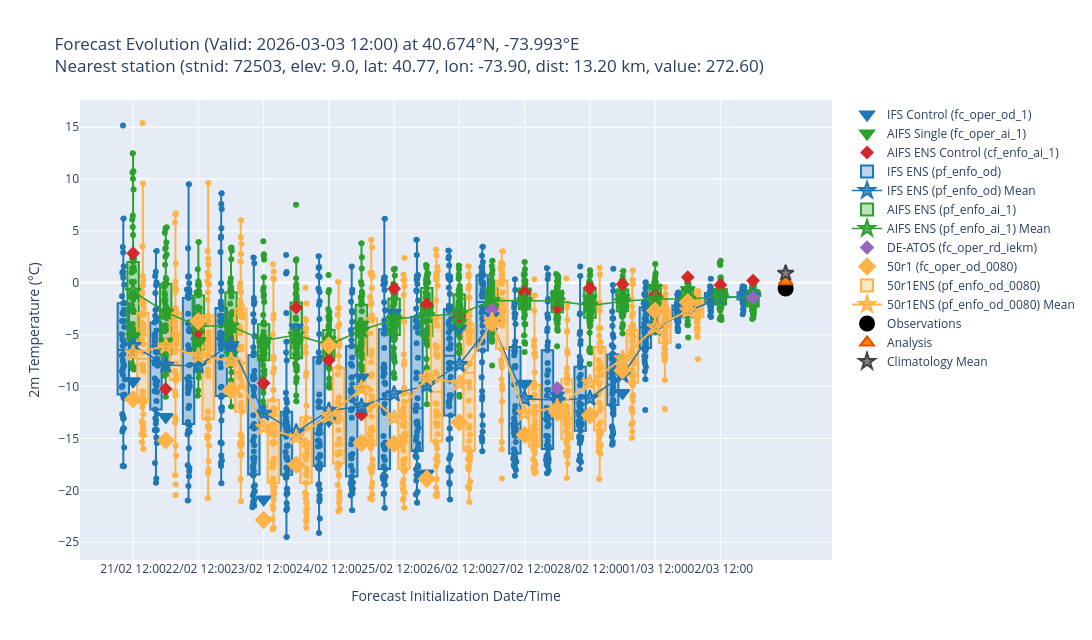

Notebook source saved alongside this figure:
### Markdown cell above
## Step 4 — Interactive Plot (Plotly)

Generate the forecast evolution box-plot with hover info (bias, lead time, member index).
The plot is also exported as a standalone HTML file.

### Code cell
area_str = get_area_string(widgets_dict['config']['area_sub'])
date_str = widgets_dict['config']['valid_date'].strftime("%Y%m%d")
_, _, plot_dir = setup_data_directories(base_path, widgets_dict['config']['param'], area_str, date_str)
plot_data['data_df'].to_csv(f'{plot_dir}/plot_data.csv', index=False)

# Create the interactive plot
plot_forecast_evolution(plot_data, widgets_dict, plot_dir, export_html=True)

### Figure 1 — Plotly figure (JSON) as saved in the notebook; plotly's stock layout.template omitted (floating-point values rounded to 4 significant figures; data arrays with more than 128 entries replaced by an {"elided": "..."} marker saying what was removed)
{"data": [{"customdata": [[240, "21/02 12:00", -8.938], [228, "22/02 00:00", -12.37], [216, "22/02 12:00", -5.05], [204, "23/02 00:00", -5.706], [192, "23/02 12:00", -20.32], [180, "24/02 00:00", -3.753], [168, "24/02 12:00", -12.73], [156, "25/02 00:00", -8.569], [144, "25/02 12:00", -2.328], [132, "26/02 00:00", -17.83], [120, "26/02 12:00", -3.845], [108, "27/02 00:00", -2.645], [96, "27/02 12:00", -9.173], [84, "28/02 00:00", -10.3], [72, "28/02 12:00", -12.31], [60, "01/03 00:00", -10.06], [48, "01/03 12:00", -2.441], [36, "02/03 00:00", -1.691], [24, "02/03 12:00", -0.5846], [12, "03/03 00:00", -0.5451]], "hovertemplate": "Initialisation Date: %{customdata[1]}<br>Lead Time: %{customdata[0]}h<br>Value: %{y:.2f}°C<br>Bias: %{customdata[2]:.2f}°C<extra>Model: IFS Control (fc_oper_od_1)</extra>", "marker": {"color": "#1f77b4", "line": {"color": "#1f77b4", "width": 2}, "size": 12, "symbol": "triangle-down"}, "mode": "markers", "name": "IFS Control (fc_oper_od_1)", "type": "scatter", "x": [0, 1, 2, 3, 4, 5, 6, 7, 8, 9, 10, 11, 12, 13, 14, 15, 16, 17, 18, 19], "y": [-9.488, -12.92, -5.6, -6.256, -20.87, -4.303, -13.28, -9.119, -2.878, -18.38, -4.395, -3.195, -9.723, -10.85, -12.86, -10.61, -2.991, -2.241, -1.135, -1.095]}, {"customdata": [[240, "21/02 12:00", -4.604], [228, "22/02 00:00", -5.129], [216, "22/02 12:00", -5.152], [204, "23/02 00:00", -6.395], [192, "23/02 12:00", -5.407], [180, "24/02 00:00", -5.211], [168, "24/02 12:00", -4.942], [156, "25/02 00:00", -3.483], [144, "25/02 12:00", -2.958], [132, "26/02 00:00", -1.95], [120, "26/02 12:00", -3.28], [108, "27/02 00:00", -1.834], [96, "27/02 12:00", -0.3885], [84, "28/02 00:00", -0.6964], [72, "28/02 12:00", -0.9478], [60, "01/03 00:00", -0.8938], [48, "01/03 12:00", 0.07068], [36, "02/03 00:00", -0.141], [24, "02/03 12:00", -0.3404], [12, "03/03 00:00", -0.5302]], "hovertemplate": "Initialisation Date: %{customdata[1]}<br>Lead Time: %{customdata[0]}h<br>Value: %{y:.2f}°C<br>Bias: %{customdata[2]:.2f}°C<extra>Model: AIFS Single (fc_oper_ai_1)</extra>", "marker": {"color": "#2ca02c", "line": {"color": "#2ca02c", "width": 2}, "size": 12, "symbol": "triangle-down"}, "mode": "markers", "name": "AIFS Single (fc_oper_ai_1)", "type": "scatter", "x": [0, 1, 2, 3, 4, 5, 6, 7, 8, 9, 10, 11, 12, 13, 14, 15, 16, 17, 18, 19], "y": [-5.154, -5.679, -5.702, -6.945, -5.957, -5.761, -5.492, -4.033, -3.508, -2.5, -3.83, -2.384, -0.9385, -1.246, -1.498, -1.444, -0.4793, -0.691, -0.8904, -1.08]}, {"customdata": [[240, "21/02 12:00", 3.404], [228, "22/02 00:00", -9.682], [216, "22/02 12:00", -4.169], [204, "23/02 00:00", -9.797], [192, "23/02 12:00", -9.112], [180, "24/02 00:00", -1.841], [168, "24/02 12:00", -6.887], [156, "25/02 00:00", -12.13], [144, "25/02 12:00", -0.01907], [132, "26/02 00:00", -1.525], [120, "26/02 12:00", -2.685], [108, "27/02 00:00", -1.932], [96, "27/02 12:00", -0.3704], [84, "28/02 00:00", -1.822], [72, "28/02 12:00", 0.05012], [60, "01/03 00:00", 0.4251], [48, "01/03 12:00", -0.6302], [36, "02/03 00:00", 1.098], [24, "02/03 12:00", 0.3431], [12, "03/03 00:00", 0.7652]], "hovertemplate": "Initialisation Date: %{customdata[1]}<br>Lead Time: %{customdata[0]}h<br>Value: %{y:.2f}°C<br>Bias: %{customdata[2]:.2f}°C<extra>Model: AIFS ENS Control (cf_enfo_ai_1)</extra>", "marker": {"color": "#d62728", "line": {"color": "#d62728", "width": 1.5}, "size": 9, "symbol": "diamond"}, "mode": "markers", "name": "AIFS ENS Control (cf_enfo_ai_1)", "type": "scatter", "x": [0, 1, 2, 3, 4, 5, 6, 7, 8, 9, 10, 11, 12, 13, 14, 15, 16, 17, 18, 19], "y": [2.854, -10.23, -4.719, -10.35, -9.662, -2.391, -7.437, -12.68, -0.5691, -2.075, -3.235, -2.482, -0.9204, -2.372, -0.4999, -0.1249, -1.18, 0.5482, -0.2069, 0.2152]}, {"boxpoints": "all", "customdata": {"elided": "1000x4 mixed values"}, "fillcolor": "rgba(31, 119, 180, 0.3)", "hoverinfo": "y+name+text", "hovertemplate": "Model: IFS ENS (pf_enfo_od)<br>Date: %{customdata[2]}<br>Lead Time: %{customdata[0]}h<br>Member: %{customdata[1]}<br>Value: %{y:.2f}°C<br>Bias: %{customdata[3]:.2f}°C<br><extra></extra>", "jitter": 0.3, "marker": {"color": "#1f77b4"}, "name": "IFS ENS (pf_enfo_od)", "pointpos": 0, "showlegend": true, "text": {"elided": "1000 str values"}, "type": "box", "width": 0.35, "x": {"elided": "1000 float values"}, "y": {"elided": "1000 float values"}}, {"customdata": [[240, "21/02 12:00", -5.488], [228, "22/02 00:00", -7.388], [216, "22/02 12:00", -7.434], [204, "23/02 00:00", -5.404], [192, "23/02 12:00", -12.02], [180, "24/02 00:00", -13.83], [168, "24/02 12:00", -11.74], [156, "25/02 00:00", -11.36], [144, "25/02 12:00", -10.15], [132, "26/02 00:00", -9.332], [120, "26/02 12:00", -7.325], [108, "27/02 00:00", -3.297], [96, "27/02 12:00", -10.61], [84, "28/02 00:00", -10.76], [72, "28/02 12:00", -10.56], [60, "01/03 00:00", -8.334], [48, "01/03 12:00", -3.833], [36, "02/03 00:00", -2.193], [24, "02/03 12:00", -0.9087], [12, "03/03 00:00", -0.713]], "hovertemplate": "Initialisation Date: %{customdata[1]}<br>Lead Time: %{customdata[0]}h<br>Value: %{y:.2f}°C<br>Bias: %{customdata[2]:.2f}°C<extra>Model: IFS ENS (pf_enfo_od) Mean</extra>", "line": {"color": "#1f77b4", "width": 1.5}, "marker": {"color": "rgba(31, 119, 180, 0.7)", "line": {"color": "#1f77b4", "width": 2}, "size": 12, "symbol": "star"}, "mode": "lines+markers", "name": "IFS ENS (pf_enfo_od) Mean", "type": "scatter", "x": [0, 1, 2, 3, 4, 5, 6, 7, 8, 9, 10, 11, 12, 13, 14, 15, 16, 17, 18, 19], "y": [-6.038, -7.938, -7.984, -5.954, -12.57, -14.38, -12.29, -11.91, -10.7, -9.882, -7.875, -3.847, -11.16, -11.31, -11.11, -8.884, -4.383, -2.743, -1.459, -1.263]}, {"boxpoints": "all", "customdata": {"elided": "1000x4 mixed values"}, "fillcolor": "rgba(44, 160, 44, 0.3)", "hoverinfo": "y+name+text", "hovertemplate": "Model: AIFS ENS (pf_enfo_ai_1)<br>Date: %{customdata[2]}<br>Lead Time: %{customdata[0]}h<br>Member: %{customdata[1]}<br>Value: %{y:.2f}°C<br>Bias: %{customdata[3]:.2f}°C<br><extra></extra>", "jitter": 0.3, "marker": {"color": "#2ca02c"}, "name": "AIFS ENS (pf_enfo_ai_1)", "pointpos": 0, "showlegend": true, "text": {"elided": "1000 str values"}, "type": "box", "width": 0.35, "x": {"elided": "1000 int values"}, "y": {"elided": "1000 float values"}}, {"customdata": [[240, "21/02 12:00", -0.2647], [228, "22/02 00:00", -2.285], [216, "22/02 12:00", -3.597], [204, "23/02 00:00", -3.609], [192, "23/02 12:00", -5.015], [180, "24/02 00:00", -4.486], [168, "24/02 12:00", -5.424], [156, "25/02 00:00", -4.015], [144, "25/02 12:00", -2.968], [132, "26/02 00:00", -2.611], [120, "26/02 12:00", -2.465], [108, "27/02 00:00", -1.149], [96, "27/02 12:00", -1.176], [84, "28/02 00:00", -1.193], [72, "28/02 12:00", -1.624], [60, "01/03 00:00", -1.241], [48, "01/03 12:00", -0.9886], [36, "02/03 00:00", -1.043], [24, "02/03 12:00", -0.7613], [12, "03/03 00:00", -0.9082]], "hovertemplate": "Initialisation Date: %{customdata[1]}<br>Lead Time: %{customdata[0]}h<br>Value: %{y:.2f}°C<br>Bias: %{customdata[2]:.2f}°C<extra>Model: AIFS ENS (pf_enfo_ai_1) Mean</extra>", "line": {"color": "#2ca02c", "width": 1.5}, "marker": {"color": "rgba(44, 160, 44, 0.7)", "line": {"color": "#2ca02c", "width": 2}, "size": 12, "symbol": "star"}, "mode": "lines+markers", "name": "AIFS ENS (pf_enfo_ai_1) Mean", "type": "scatter", "x": [0, 1, 2, 3, 4, 5, 6, 7, 8, 9, 10, 11, 12, 13, 14, 15, 16, 17, 18, 19], "y": [-0.8147, -2.835, -4.147, -4.159, -5.565, -5.036, -5.974, -4.565, -3.518, -3.161, -3.015, -1.699, -1.726, -1.743, -2.174, -1.791, -1.539, -1.593, -1.311, -1.458]}, {"customdata": [[108, "27/02 00:00", -2.043], [84, "28/02 00:00", -9.604], [60, "01/03 00:00", -7.667], [36, "02/03 00:00", -1.703], [12, "03/03 00:00", -0.8948]], "hovertemplate": "Initialisation Date: %{customdata[1]}<br>Lead Time: %{customdata[0]}h<br>Value: %{y:.2f}°C<br>Bias: %{customdata[2]:.2f}°C<extra>Model: DE-ATOS (fc_oper_rd_iekm)</extra>", "marker": {"color": "#9467bd", "line": {"color": "#9467bd", "width": 2}, "size": 9, "symbol": "diamond"}, "mode": "markers", "name": "DE-ATOS (fc_oper_rd_iekm)", "type": "scatter", "x": [11, 13, 15, 17, 19], "y": [-2.593, -10.15, -8.217, -2.253, -1.445]}, {"customdata": [[240, "21/02 12:00", -10.68], [228, "22/02 00:00", -14.63], [216, "22/02 12:00", -3.147], [204, "23/02 00:00", -9.801], [192, "23/02 12:00", -22.31], [180, "24/02 00:00", -16.98], [168, "24/02 12:00", -5.489], [156, "25/02 00:00", -14.89], [144, "25/02 12:00", -14.95], [132, "26/02 00:00", -18.33], [120, "26/02 12:00", -12.89], [108, "27/02 00:00", -3.293], [96, "27/02 12:00", -14.1], [84, "28/02 00:00", -11.94], [72, "28/02 12:00", -12.21], [60, "01/03 00:00", -7.888], [48, "01/03 12:00", -2.137], [36, "02/03 00:00", -1.327]], "hovertemplate": "Initialisation Date: %{customdata[1]}<br>Lead Time: %{customdata[0]}h<br>Value: %{y:.2f}°C<br>Bias: %{customdata[2]:.2f}°C<extra>Model: 50r1 (fc_oper_od_0080)</extra>", "marker": {"color": "#ffb347", "line": {"color": "#ffb347", "width": 2}, "size": 12, "symbol": "diamond"}, "mode": "markers", "name": "50r1 (fc_oper_od_0080)", "type": "scatter", "x": [0, 1, 2, 3, 4, 5, 6, 7, 8, 9, 10, 11, 12, 13, 14, 15, 16, 17], "y": [-11.23, -15.18, -3.697, -10.35, -22.86, -17.53, -6.039, -15.44, -15.5, -18.88, -13.44, -3.843, -14.65, -12.49, -12.76, -8.438, -2.687, -1.877]}, {"boxpoints": "all", "customdata": {"elided": "900x4 mixed values"}, "fillcolor": "rgba(255, 179, 71, 0.3)", "hoverinfo": "y+name+text", "hovertemplate": "Model: 50r1ENS (pf_enfo_od_0080)<br>Date: %{customdata[2]}<br>Lead Time: %{customdata[0]}h<br>Member: %{customdata[1]}<br>Value: %{y:.2f}°C<br>Bias: %{customdata[3]:.2f}°C<br><extra></extra>", "jitter": 0.3, "marker": {"color": "#ffb347"}, "name": "50r1ENS (pf_enfo_od_0080)", "pointpos": 0, "showlegend": true, "text": {"elided": "900 str values"}, "type": "box", "width": 0.35, "x": {"elided": "900 float values"}, "y": {"elided": "900 float values"}}, {"customdata": [[240, "21/02 12:00", -6.222], [228, "22/02 00:00", -5.549], [216, "22/02 12:00", -6.494], [204, "23/02 00:00", -6.951], [192, "23/02 12:00", -13.38], [180, "24/02 00:00", -14.34], [168, "24/02 12:00", -12.25], [156, "25/02 00:00", -9.632], [144, "25/02 12:00", -12.46], [132, "26/02 00:00", -8.58], [120, "26/02 12:00", -9.113], [108, "27/02 00:00", -3.092], [96, "27/02 12:00", -12.01], [84, "28/02 00:00", -11.42], [72, "28/02 12:00", -9.083], [60, "01/03 00:00", -6.74], [48, "01/03 12:00", -3.734], [36, "02/03 00:00", -2.137]], "hovertemplate": "Initialisation Date: %{customdata[1]}<br>Lead Time: %{customdata[0]}h<br>Value: %{y:.2f}°C<br>Bias: %{customdata[2]:.2f}°C<extra>Model: 50r1ENS (pf_enfo_od_0080) Mean</extra>", "line": {"color": "#ffb347", "width": 2}, "marker": {"color": "rgba(255, 179, 71, 0.7)", "line": {"color": "#ffb347", "width": 2}, "size": 12, "symbol": "star"}, "mode": "lines+markers", "name": "50r1ENS (pf_enfo_od_0080) Mean", "type": "scatter", "x": [0, 1, 2, 3, 4, 5, 6, 7, 8, 9, 10, 11, 12, 13, 14, 15, 16, 17], "y": [-6.772, -6.099, -7.044, -7.501, -13.93, -14.89, -12.8, -10.18, -13.01, -9.13, -9.663, -3.642, -12.56, -11.97, -9.633, -7.29, -4.284, -2.687]}, {"customdata": [[0]], "hovertemplate": "Observation: %{y:.2f}°C<extra></extra>", "marker": {"color": "#000000", "line": {"color": "#000000", "width": 2}, "size": 14, "symbol": "circle"}, "mode": "markers", "name": "Observations", "type": "scatter", "x": [20], "y": [-0.55]}, {"customdata": [[0]], "hovertemplate": "Analysis: %{y:.2f}°C<extra></extra>", "marker": {"color": "#ff7f0e", "line": {"color": "#e65100", "width": 2}, "size": 12, "symbol": "triangle-up"}, "mode": "markers", "name": "Analysis", "type": "scatter", "x": [20], "y": [0.1521]}, {"customdata": [[0]], "hovertemplate": "Climatology Mean: %{y:.2f}°C<extra></extra>", "marker": {"color": "#7f7f7f", "line": {"color": "#424242", "width": 2}, "size": 12, "symbol": "star"}, "mode": "markers", "name": "Climatology Mean", "type": "scatter", "x": [20], "y": [0.9235]}], "layout": {"height": 640, "showlegend": true, "title": {"text": "Forecast Evolution (Valid: 2026-03-03 12:00) at 40.674°N, -73.993°E<br>Nearest station (stnid: 72503, elev: 9.0, lat: 40.77, lon: -73.90, dist: 13.20 km, value: 272.60)"}, "width": 1600, "xaxis": {"dtick": 12, "gridcolor": "white", "gridwidth": 1, "showgrid": true, "tickangle": 0, "ticktext": ["21/02 12:00", "22/02 12:00", "23/02 12:00", "24/02 12:00", "25/02 12:00", "26/02 12:00", "27/02 12:00", "28/02 12:00", "01/03 12:00", "02/03 12:00"], "tickvals": [0, 2, 4, 6, 8, 10, 12, 14, 16, 18], "title": {"text": "Forecast Initialization Date/Time"}}, "yaxis": {"title": {"text": "2m Temperature (°C)"}}}}
